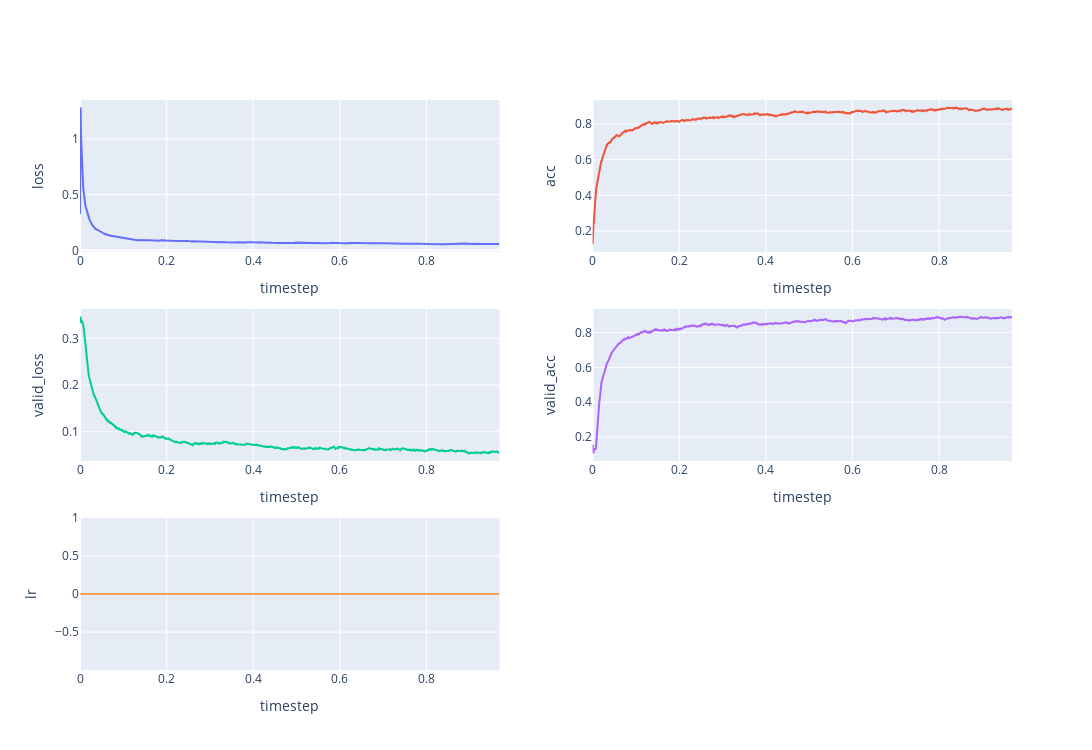

Notebook code for this chart:
### Code cell
reader.scalar(smooth_perc=0.99)

### Figure 1 — Plotly figure (JSON) as saved in the notebook; plotly's stock layout.template omitted (floating-point values rounded to 4 significant figures; data arrays with more than 128 entries replaced by an {"elided": "..."} marker saying what was removed)
{"data": [{"name": "v1", "showlegend": false, "type": "scatter", "x": {"elided": "2967 float values"}, "xaxis": "x", "y": {"elided": "2967 float values"}, "yaxis": "y"}, {"name": "v1", "showlegend": false, "type": "scatter", "x": {"elided": "2967 float values"}, "xaxis": "x2", "y": {"elided": "2967 float values"}, "yaxis": "y2"}, {"name": "v1", "showlegend": false, "type": "scatter", "x": {"elided": "2967 float values"}, "xaxis": "x3", "y": {"elided": "2967 float values"}, "yaxis": "y3"}, {"name": "v1", "showlegend": false, "type": "scatter", "x": {"elided": "2967 float values"}, "xaxis": "x4", "y": {"elided": "2967 float values"}, "yaxis": "y4"}, {"name": "v1", "showlegend": false, "type": "scatter", "x": {"elided": "2967 float values"}, "xaxis": "x5", "y": {"elided": "2967 float values"}, "yaxis": "y5"}], "layout": {"height": 750, "width": 1500, "xaxis": {"anchor": "y", "domain": [0, 0.45], "title": {"text": "timestep"}}, "xaxis2": {"anchor": "y2", "domain": [0.55, 1], "title": {"text": "timestep"}}, "xaxis3": {"anchor": "y3", "domain": [0, 0.45], "title": {"text": "timestep"}}, "xaxis4": {"anchor": "y4", "domain": [0.55, 1], "title": {"text": "timestep"}}, "xaxis5": {"anchor": "y5", "domain": [0, 0.45], "title": {"text": "timestep"}}, "xaxis6": {"anchor": "y6", "domain": [0.55, 1]}, "yaxis": {"anchor": "x", "domain": [0.7333, 1], "title": {"text": "loss"}}, "yaxis2": {"anchor": "x2", "domain": [0.7333, 1], "title": {"text": "acc"}}, "yaxis3": {"anchor": "x3", "domain": [0.3667, 0.6333], "title": {"text": "valid_loss"}}, "yaxis4": {"anchor": "x4", "domain": [0.3667, 0.6333], "title": {"text": "valid_acc"}}, "yaxis5": {"anchor": "x5", "domain": [0, 0.2667], "title": {"text": "lr"}}, "yaxis6": {"anchor": "x6", "domain": [0, 0.2667]}}}
